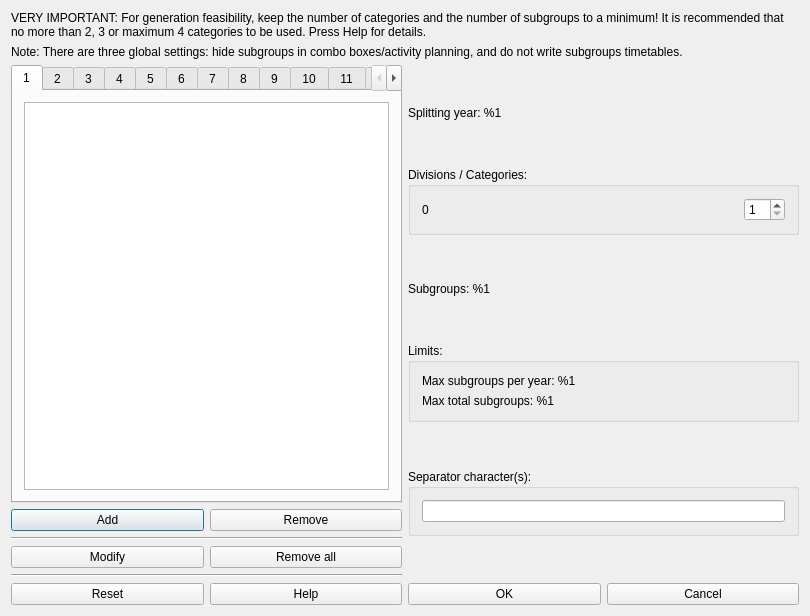
<?xml version="1.0" encoding="UTF-8"?>
<ui version="4.0">
 <class>SplitYearForm_template</class>
 <widget class="QDialog" name="SplitYearForm_template">
  <property name="geometry">
   <rect>
    <x>0</x>
    <y>0</y>
    <width>810</width>
    <height>616</height>
   </rect>
  </property>
  <property name="windowTitle">
   <string>Split year dialog</string>
  </property>
  <layout class="QVBoxLayout" name="verticalLayout_4">
   <item>
    <widget class="QLabel" name="label">
     <property name="sizePolicy">
      <sizepolicy hsizetype="Minimum" vsizetype="Minimum">
       <horstretch>0</horstretch>
       <verstretch>0</verstretch>
      </sizepolicy>
     </property>
     <property name="text">
      <string>VERY IMPORTANT: For generation feasibility, keep the number of categories and the number of subgroups to a minimum! It is recommended that no more than 2, 3 or maximum 4 categories to be used. Press Help for details.</string>
     </property>
     <property name="wordWrap">
      <bool>true</bool>
     </property>
    </widget>
   </item>
   <item>
    <widget class="QLabel" name="label_2">
     <property name="sizePolicy">
      <sizepolicy hsizetype="Minimum" vsizetype="Minimum">
       <horstretch>0</horstretch>
       <verstretch>0</verstretch>
      </sizepolicy>
     </property>
     <property name="text">
      <string>Note: There are three global settings: hide subgroups in combo boxes/activity planning, and do not write subgroups timetables.</string>
     </property>
     <property name="wordWrap">
      <bool>true</bool>
     </property>
    </widget>
   </item>
   <item>
    <layout class="QHBoxLayout" name="horizontalLayout">
     <item>
      <layout class="QVBoxLayout" name="verticalLayout_3">
       <item>
        <widget class="QTabWidget" name="tabWidget">
         <property name="currentIndex">
          <number>0</number>
         </property>
         <property name="usesScrollButtons">
          <bool>true</bool>
         </property>
         <widget class="QWidget" name="category1">
          <attribute name="title">
           <string>1</string>
          </attribute>
          <layout class="QGridLayout" name="gridLayout_2">
           <item row="0" column="0" colspan="2">
            <widget class="QListWidget" name="listWidget1"/>
           </item>
          </layout>
         </widget>
         <widget class="QWidget" name="category2">
          <attribute name="title">
           <string>2</string>
          </attribute>
          <layout class="QGridLayout" name="gridLayout_3">
           <item row="0" column="0" colspan="2">
            <widget class="QListWidget" name="listWidget2"/>
           </item>
          </layout>
         </widget>
         <widget class="QWidget" name="category3">
          <attribute name="title">
           <string>3</string>
          </attribute>
          <layout class="QGridLayout" name="gridLayout_4">
           <item row="0" column="0" colspan="2">
            <widget class="QListWidget" name="listWidget3"/>
           </item>
          </layout>
         </widget>
         <widget class="QWidget" name="category4">
          <attribute name="title">
           <string>4</string>
          </attribute>
          <layout class="QGridLayout" name="gridLayout_6">
           <item row="0" column="0" colspan="2">
            <widget class="QListWidget" name="listWidget4"/>
           </item>
          </layout>
         </widget>
         <widget class="QWidget" name="category5">
          <attribute name="title">
           <string>5</string>
          </attribute>
          <layout class="QGridLayout" name="gridLayout_7">
           <item row="0" column="0" colspan="2">
            <widget class="QListWidget" name="listWidget5"/>
           </item>
          </layout>
         </widget>
         <widget class="QWidget" name="category6">
          <attribute name="title">
           <string>6</string>
          </attribute>
          <layout class="QGridLayout" name="gridLayout_8">
           <item row="0" column="0" colspan="2">
            <widget class="QListWidget" name="listWidget6"/>
           </item>
          </layout>
         </widget>
         <widget class="QWidget" name="category7">
          <attribute name="title">
           <string>7</string>
          </attribute>
          <layout class="QGridLayout" name="gridLayout_9">
           <item row="0" column="0" colspan="2">
            <widget class="QListWidget" name="listWidget7"/>
           </item>
          </layout>
         </widget>
         <widget class="QWidget" name="category8">
          <attribute name="title">
           <string>8</string>
          </attribute>
          <layout class="QGridLayout" name="gridLayout_10">
           <item row="0" column="0" colspan="2">
            <widget class="QListWidget" name="listWidget8"/>
           </item>
          </layout>
         </widget>
         <widget class="QWidget" name="category9">
          <attribute name="title">
           <string>9</string>
          </attribute>
          <layout class="QGridLayout" name="gridLayout_11">
           <item row="0" column="0" colspan="2">
            <widget class="QListWidget" name="listWidget9"/>
           </item>
          </layout>
         </widget>
         <widget class="QWidget" name="category10">
          <attribute name="title">
           <string>10</string>
          </attribute>
          <layout class="QGridLayout" name="gridLayout_12">
           <item row="0" column="0" colspan="2">
            <widget class="QListWidget" name="listWidget10"/>
           </item>
          </layout>
         </widget>
         <widget class="QWidget" name="category11">
          <attribute name="title">
           <string>11</string>
          </attribute>
          <layout class="QGridLayout" name="gridLayout_13">
           <item row="0" column="0" colspan="2">
            <widget class="QListWidget" name="listWidget11"/>
           </item>
          </layout>
         </widget>
         <widget class="QWidget" name="category12">
          <attribute name="title">
           <string>12</string>
          </attribute>
          <layout class="QGridLayout" name="gridLayout_14">
           <item row="0" column="0" colspan="2">
            <widget class="QListWidget" name="listWidget12"/>
           </item>
          </layout>
         </widget>
         <widget class="QWidget" name="category13">
          <attribute name="title">
           <string>13</string>
          </attribute>
          <layout class="QGridLayout" name="gridLayout_15">
           <item row="0" column="0" colspan="2">
            <widget class="QListWidget" name="listWidget13"/>
           </item>
          </layout>
         </widget>
         <widget class="QWidget" name="category14">
          <attribute name="title">
           <string>14</string>
          </attribute>
          <layout class="QGridLayout" name="gridLayout_16">
           <item row="0" column="0" colspan="2">
            <widget class="QListWidget" name="listWidget14"/>
           </item>
          </layout>
         </widget>
        </widget>
       </item>
       <item>
        <layout class="QGridLayout" name="gridLayout_17">
         <item row="0" column="0">
          <widget class="QPushButton" name="addPushButton">
           <property name="text">
            <string>Add</string>
           </property>
          </widget>
         </item>
         <item row="0" column="1">
          <widget class="QPushButton" name="removePushButton">
           <property name="text">
            <string>Remove</string>
           </property>
          </widget>
         </item>
         <item row="1" column="0" colspan="2">
          <widget class="Line" name="line">
           <property name="orientation">
            <enum>Qt::Horizontal</enum>
           </property>
          </widget>
         </item>
         <item row="2" column="0">
          <widget class="QPushButton" name="modifyPushButton">
           <property name="text">
            <string>Modify</string>
           </property>
          </widget>
         </item>
         <item row="2" column="1">
          <widget class="QPushButton" name="removeAllPushButton">
           <property name="text">
            <string>Remove all</string>
           </property>
          </widget>
         </item>
         <item row="3" column="0" colspan="2">
          <widget class="Line" name="line_2">
           <property name="orientation">
            <enum>Qt::Horizontal</enum>
           </property>
          </widget>
         </item>
        </layout>
       </item>
      </layout>
     </item>
     <item>
      <layout class="QVBoxLayout" name="verticalLayout_2">
       <item>
        <spacer name="verticalSpacer_6">
         <property name="orientation">
          <enum>Qt::Vertical</enum>
         </property>
         <property name="sizeHint" stdset="0">
          <size>
           <width>20</width>
           <height>40</height>
          </size>
         </property>
        </spacer>
       </item>
       <item>
        <widget class="QLabel" name="splitYearTextLabel">
         <property name="text">
          <string>Splitting year: %1</string>
         </property>
         <property name="wordWrap">
          <bool>false</bool>
         </property>
        </widget>
       </item>
       <item>
        <spacer name="verticalSpacer_5">
         <property name="orientation">
          <enum>Qt::Vertical</enum>
         </property>
         <property name="sizeHint" stdset="0">
          <size>
           <width>20</width>
           <height>40</height>
          </size>
         </property>
        </spacer>
       </item>
       <item>
        <widget class="QGroupBox" name="categoriesGroupBox">
         <property name="title">
          <string>Divisions / Categories:</string>
         </property>
         <layout class="QHBoxLayout" name="horizontalLayout_2">
          <item>
           <widget class="QLabel" name="divisionsLabel">
            <property name="text">
             <string>0</string>
            </property>
           </widget>
          </item>
          <item>
           <widget class="QSpinBox" name="categoriesSpinBox">
            <property name="sizePolicy">
             <sizepolicy hsizetype="Maximum" vsizetype="Fixed">
              <horstretch>0</horstretch>
              <verstretch>0</verstretch>
             </sizepolicy>
            </property>
            <property name="minimum">
             <number>1</number>
            </property>
            <property name="maximum">
             <number>14</number>
            </property>
            <property name="value">
             <number>1</number>
            </property>
           </widget>
          </item>
         </layout>
        </widget>
       </item>
       <item>
        <spacer name="verticalSpacer_3">
         <property name="orientation">
          <enum>Qt::Vertical</enum>
         </property>
         <property name="sizeHint" stdset="0">
          <size>
           <width>20</width>
           <height>40</height>
          </size>
         </property>
        </spacer>
       </item>
       <item>
        <widget class="QLabel" name="currentSubgroupsLabel">
         <property name="text">
          <string comment="%1 is the number of subgroups">Subgroups: %1</string>
         </property>
        </widget>
       </item>
       <item>
        <spacer name="verticalSpacer">
         <property name="orientation">
          <enum>Qt::Vertical</enum>
         </property>
         <property name="sizeHint" stdset="0">
          <size>
           <width>20</width>
           <height>40</height>
          </size>
         </property>
        </spacer>
       </item>
       <item>
        <widget class="QGroupBox" name="limitsGroupBox">
         <property name="title">
          <string>Limits:</string>
         </property>
         <layout class="QVBoxLayout" name="verticalLayout">
          <item>
           <widget class="QLabel" name="maxSubgroupsPerYearLabel">
            <property name="text">
             <string notr="true">Max subgroups per year: %1</string>
            </property>
           </widget>
          </item>
          <item>
           <widget class="QLabel" name="maxTotalSubgroupsLabel">
            <property name="text">
             <string notr="true">Max total subgroups: %1</string>
            </property>
           </widget>
          </item>
         </layout>
        </widget>
       </item>
       <item>
        <spacer name="verticalSpacer_2">
         <property name="orientation">
          <enum>Qt::Vertical</enum>
         </property>
         <property name="sizeHint" stdset="0">
          <size>
           <width>20</width>
           <height>40</height>
          </size>
         </property>
        </spacer>
       </item>
       <item>
        <widget class="QGroupBox" name="separatorGroupBox">
         <property name="title">
          <string>Separator character(s):</string>
         </property>
         <layout class="QGridLayout" name="gridLayout_5">
          <item row="0" column="0">
           <widget class="QLineEdit" name="separatorLineEdit">
            <property name="text">
             <string/>
            </property>
           </widget>
          </item>
         </layout>
        </widget>
       </item>
       <item>
        <spacer name="verticalSpacer_4">
         <property name="orientation">
          <enum>Qt::Vertical</enum>
         </property>
         <property name="sizeHint" stdset="0">
          <size>
           <width>20</width>
           <height>40</height>
          </size>
         </property>
        </spacer>
       </item>
      </layout>
     </item>
    </layout>
   </item>
   <item>
    <layout class="QHBoxLayout">
     <item>
      <widget class="QPushButton" name="resetPushButton">
       <property name="text">
        <string>Reset</string>
       </property>
      </widget>
     </item>
     <item>
      <widget class="QPushButton" name="helpPushButton">
       <property name="text">
        <string>Help</string>
       </property>
      </widget>
     </item>
     <item>
      <widget class="QPushButton" name="okPushButton">
       <property name="text">
        <string>OK</string>
       </property>
      </widget>
     </item>
     <item>
      <widget class="QPushButton" name="cancelPushButton">
       <property name="text">
        <string>Cancel</string>
       </property>
      </widget>
     </item>
    </layout>
   </item>
  </layout>
 </widget>
 <layoutdefault spacing="6" margin="11"/>
 <resources/>
 <connections/>
</ui>
